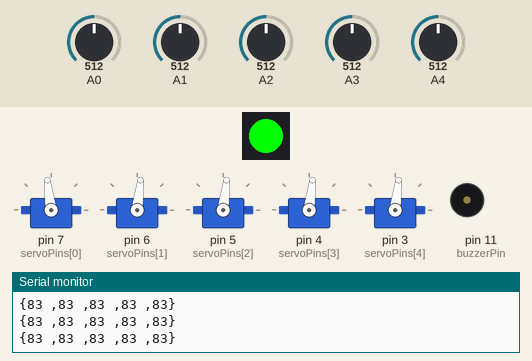
Bench run of a sketch on a simulated Arduino Uno, built with avr-gcc and run on an emulated ATmega328P. Shown: 5 × servo, 1 RGB LEDs in strip order, left to right, buzzer (waves = sounding), the last lines printed to the serial monitor. Inputs (shaded band) come from the test bench; at power-on: A0 = 512, A1 = 512, A2 = 512, A3 = 512, A4 = 512.

Above: at 1.3 s.
1.4 s: A0 set to 541
At 2.0 s:
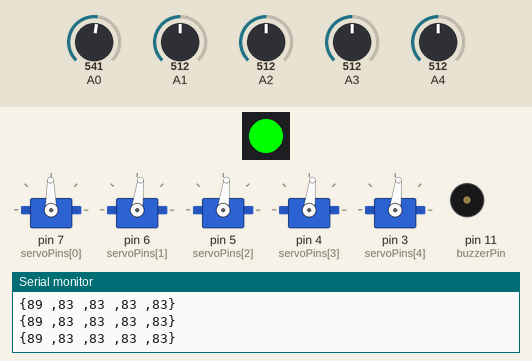
4.4 s: A1 set to 513
At 4.9 s:
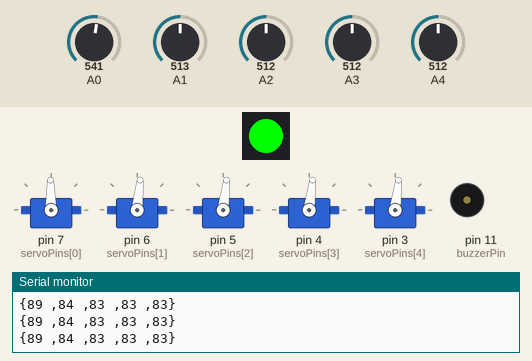
7.4 s: A2 set to 528
At 8.2 s:
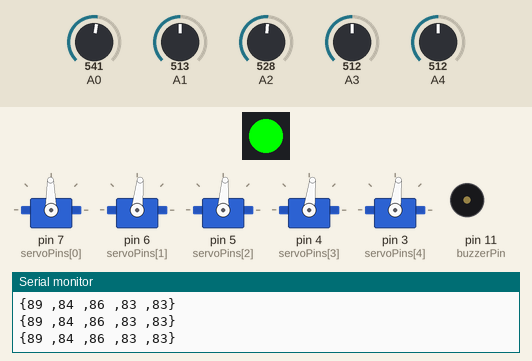
8.9 s: A3 set to 716
At 10.5 s:
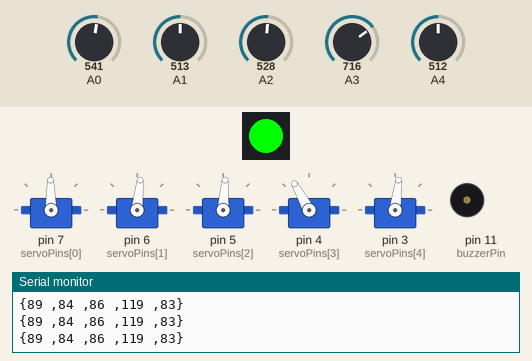
10.8 s: A4 set to 30
At 11.5 s:
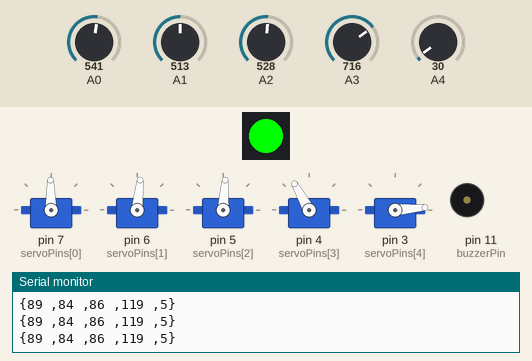
12.7 s: A4 set to 190
At 14.0 s:
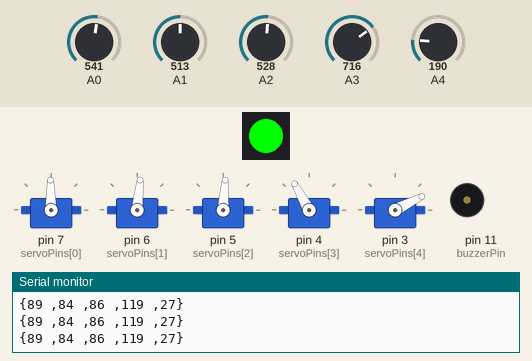
Timing chart, 0 to 15.5 s (numbered marks = the images above; inputs shaded):
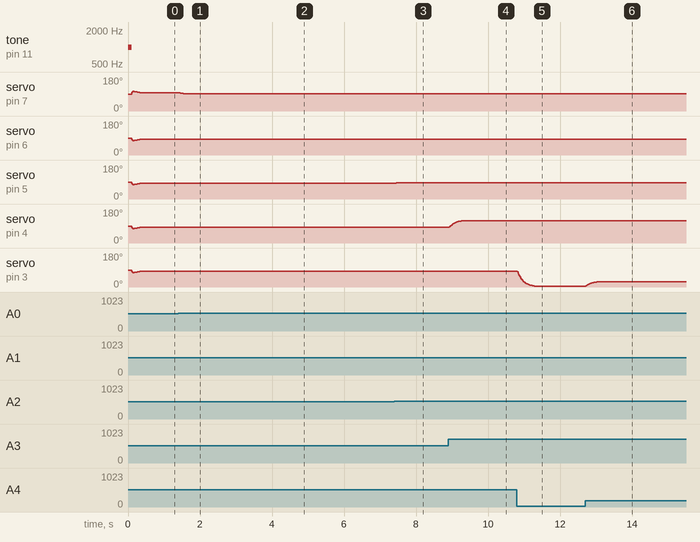

The sketch:

read_mini.ino
```cpp
#include <FastLED.h>
#include <Servo.h>


const static uint16_t DOC5[] = { 523 };
const static uint16_t DOC6[] = { 1047u };

const static uint8_t servoPins[5] = { 7, 6, 5, 4, 3};
const static uint8_t buzzerPin = 11;
const static uint8_t rgbPin = 13;
typedef enum {
  MODE_KNOB,
  MODE_APP,
  MODE_ACTIONGROUP,
  MODE_EXTENDED,
} UhandMode;

static CRGB rgbs[1];

static UhandMode g_mode = MODE_KNOB;                          /* mode, 0 -> panel, 1 -> app */
static uint8_t knob_angles[5] = { 90, 90, 90, 90, 90};   /* 旋钮产生的角度数值 */
static uint8_t servo_angles[5] = { 90, 90, 90, 90, 90};  /* 舵机实际控制的角度数值 */

static uint16_t tune_num = 0;
static uint32_t tune_beat = 10;
static uint16_t *tune;

Servo servos[5];

static void knob_update(void);   /* 旋钮读取更新 */
static void servo_control(void); /* 舵机控制 */
void tune_task(void);

void setup() {
  Serial.begin(9600);
  // 设置串行端口读取数据的超时时间
  Serial.setTimeout(500);
  pinMode(buzzerPin, OUTPUT);
  // 绑定舵机IO口
  for (int i = 0; i < 5; ++i) {
    servos[i].attach(servoPins[i]);
  }

  FastLED.addLeds<WS2812, rgbPin, GRB>(rgbs, 1);
  rgbs[0] = CRGB(0, 255, 0);
  FastLED.show();
  tone(buzzerPin, 1000);
  delay(100);
  noTone(buzzerPin);
}

void loop() {
  // 蜂鸣器鸣响任务
  tune_task();
  // 旋钮读取更新
  knob_update();
  // 舵机控制
  servo_control();
}

void knob_update(void) { /* 旋钮读取更新 */
  static uint32_t last_tick = 0;
  static float values[5];
  float angle = 0;
  if (millis() - last_tick < 10) {
    return;
  }
  last_tick = millis();
  values[0] = values[0] * 0.7 + analogRead(A0) * 0.3;
  values[1] = values[1] * 0.7 + analogRead(A1) * 0.3;
  values[2] = values[2] * 0.7 + analogRead(A2) * 0.3;
  values[3] = values[3] * 0.7 + analogRead(A3) * 0.3;
  values[4] = values[4] * 0.7 + analogRead(A4) * 0.3;

  for (int i = 0; i < 5; ++i) {
    angle = map(values[i], 0, 1023, 0, 180);
    angle = angle < 0 ? 0 : (angle > 180 ? 180 : angle);
    if (fabs(angle - knob_angles[i]) > 5 && g_mode != MODE_KNOB) { /* 当发现旋钮被旋转超过阈值则恢复旋钮控制模式(可能处于手机app控制模式) */
      g_mode = MODE_KNOB;
      rgbs[0].r = 0;
      rgbs[0].g = 255;
      rgbs[0].b = 0;
      FastLED.show();
    }
    if (g_mode == MODE_KNOB) {
      knob_angles[i] = angle;
      if (i == 5) {
      }
    }
  }
}

void servo_control(void) {
  static uint32_t last_tick = 0;
  if (millis() - last_tick < 25) {
    return;
  }
  last_tick = millis();
  Serial.print("{");
  for (int i = 0; i < 5; ++i) {
    servo_angles[i] = servo_angles[i] * 0.85 + knob_angles[i] * 0.15;
    servos[i].write(i == 0 || i == 5 ? 180 - servo_angles[i] : servo_angles[i]);

    Serial.print(servo_angles[i]);
    if(i<4){
      Serial.print(" ,");
    }
  }
  Serial.println("}");
}

void tune_task(void) {
  static uint32_t l_tune_beat = 0;
  static uint32_t last_tick = 0;
  // 若未到定时时间 且 响的次数跟上一次的一样
  if (millis() - last_tick < l_tune_beat && tune_beat == l_tune_beat) {
    return;
  }
  l_tune_beat = tune_beat;
  last_tick = millis();
  if (tune_num > 0) {
    tune_num -= 1;
    tone(buzzerPin, *tune++);
  } else {
    noTone(buzzerPin);
    tune_beat = 10;
    l_tune_beat = 10;
  }
}
```

Measured:
- after the input at 1.4 s, servo on pin 7 (servoPins[0]): 97° → 91° at once
- after the input at 4.4 s, servo on pin 6 (servoPins[1]): 83° → 84° at once
- after the input at 7.4 s, servo on pin 5 (servoPins[2]): 83° → 86° at once
- after the input at 8.9 s, servo on pin 4 (servoPins[3]): moves from 83° to 119° over 0.38 s, starting at once
- after the input at 10.8 s, servo on pin 3 (servoPins[4]): moves from 83° to 5° over 0.48 s, starting at once
- after the input at 12.7 s, servo on pin 3 (servoPins[4]): moves from 5° to 27° over 0.30 s, starting at once
- by itself, servo on pin 7 (servoPins[0]): rises from 90° to 104° in 0.02 s, then falls to 97° in 0.20 s
